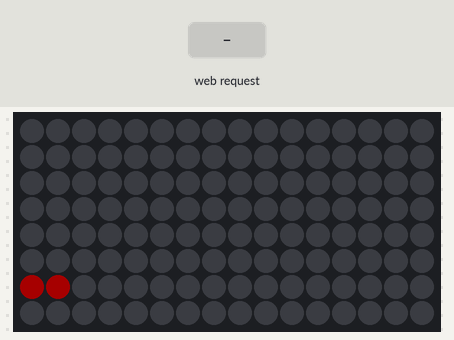
Bench run of a sketch on a simulated ESP8266 (NodeMCU). Parts: 16×8 RGB LED matrix (first LED top left, wired row by row). The test bench sets the inputs (shaded band). Dim RGB values are drawn brighter than linear; what the sketch prints to the serial monitor is not drawn.

Above: at 11.2 s.
14.9 s: HTTP request GET /msg?msg=1 received
At 15.11 s:
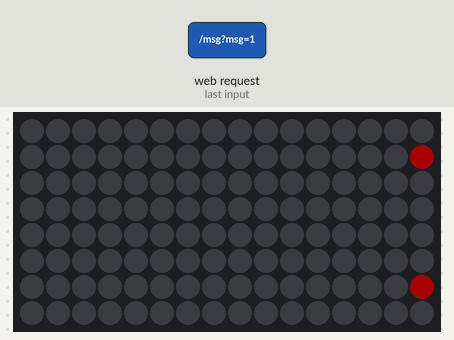
At 17.7 s:
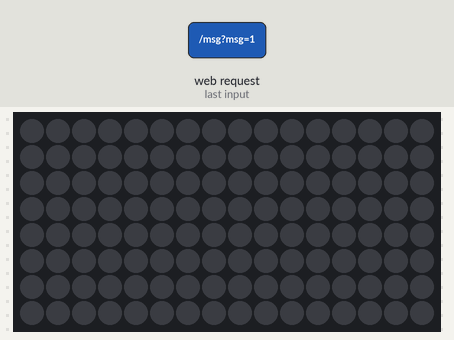
Timing chart, 0 to 19.2 s (numbered marks = the images above; inputs shaded):
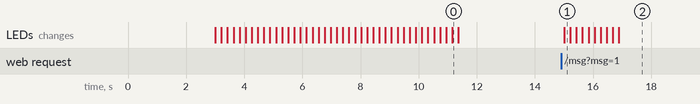

Measured:
- after the input at 14.9 s, the LEDs: change after 0.11 s (image 1)

The sketch:

IoTWorkshop.ino
```cpp
#include <ESP8266WiFi.h>
#include <WiFiClient.h>
#include <ESP8266WebServer.h>
#include <Adafruit_GFX.h>
#include <Adafruit_NeoMatrix.h>
#include <Adafruit_NeoPixel.h>

/* Set these to your desired credentials. */
const char *ssid = "IoTWorkshop";
const char *password = "IoTWorkshop";
String decodedMsg= "Welcome...";
ESP8266WebServer server(80);


//String value;
//int z=0;
//int pixelsInText;
//int r,g,b;
int x;
#define PIN 2

Adafruit_NeoMatrix matrix = Adafruit_NeoMatrix(8, 8, 2, 1, PIN,
NEO_TILE_TOP   + NEO_TILE_LEFT   + NEO_TILE_ROWS   + NEO_TILE_PROGRESSIVE +
NEO_MATRIX_TOP + NEO_MATRIX_LEFT + NEO_MATRIX_ROWS + NEO_MATRIX_PROGRESSIVE,
NEO_GRB + NEO_KHZ800);
int R= 255;
int G= 0;
int B=0;
//uint16_t colors[] = {matrix.Color(255, 0, 0), matrix.Color(0, 255, 0), matrix.Color(0, 0, 255) };
uint16_t colors[] = {matrix.Color(255, 0, 0)};

void handleRoot() {
  server.send(200, "text/html", "<h1>More info: www.pxl.be</h1>");
}

void ScrollText(String value)
{
  int pixelsInText = (value.length()*7)+8;
  while(x+17 > (matrix.width() - pixelsInText)){
      matrix.fillScreen(0);
      matrix.setCursor(--x, 0);
      matrix.print(value);
      matrix.show();
      delay(100);
}
   x    = matrix.width();
}

String decodeMsg(String value)
{
  // Restore special characters that are misformed to %char by the client browser
  value.replace("+", " ");
  value.replace("%20", " ");
  value.replace("%21", "!");
  value.replace("%22", "");
  value.replace("%23", "#");
  value.replace("%24", "$");
  value.replace("%25", "%");
  value.replace("%26", "&");
  value.replace("%27", "'");
  value.replace("%28", "(");
  value.replace("%29", ")");
  value.replace("%2A", "*");
  value.replace("%2B", "+");
  value.replace("%2C", ",");
  value.replace("%2F", "/");
  value.replace("%3A", ":");
  value.replace("%3B", ";");
  value.replace("%3C", "<");
  value.replace("%3D", "=");
  value.replace("%3E", ">");
  value.replace("%3F", "?");
  value.replace("%40", "@");

  return value;
}

void handle_msg()
{
  String msg = server.arg("msg");

//  Serial.println(msg);
  matrix.setTextColor(colors[0]);
    ScrollText(decodeMsg(msg));
  //ScrollText(msg);
  server.send(200, "text/html", "<h1>Message: " + msg + "</h1>");
}


void handle_rgb()
{
                                        // clears oled
   // int rgb = server.arg("rgb").toInt();
    String rgb = server.arg("rgb");
    int r_rgb,b_rgb, g_rgb=255;
    r_rgb= rgb.substring(0,3).toInt();
    g_rgb=rgb.substring(4,7).toInt();
    b_rgb=rgb.substring(8,11).toInt();
    colors[0]=matrix.Color(r_rgb, g_rgb,b_rgb);
 //   Serial.println(rgb);
 //   Serial.print(r_rgb);
 //   Serial.print(g_rgb);
 //   Serial.print(b_rgb);
    matrix.setTextColor(matrix.Color(r_rgb, g_rgb, b_rgb));
    //ScrollText(decodeMsg(rgb));
   // ScrollText("Color Changed");
    server.send(200, "text/html", "<h1>Color Changed to " + rgb + "</h1>");
}


void handle_pix()
{
                                        // clears oled
   // int rgb = server.arg("rgb").toInt();
    String pix = server.arg("pix");
    int x,y;
    x=  pix.substring(0,1).toInt();
    y=  pix.substring(1,2).toInt();
    matrix.drawPixel(x,y,colors[0]);
    matrix.show();
    server.send(200, "text/html", "<h1>PIX changed to " + pix + "</h1>");
}

void handle_clear()
{
                                        // clears oled
   // int rgb = server.arg("rgb").toInt();
    String pix = server.arg("clear");
   // int x,y;
   // x=  pix.substring(0,1).toInt();
   // y=  pix.substring(1,2).toInt();
    matrix.clear();
    matrix.show();
    server.send(200, "text/html", "<h1>Matrix Cleared</h1>");
}


void setup() {
  matrix.begin();
  matrix.setTextWrap(false);
  matrix.setBrightness(40);
  matrix.setTextColor(colors[0]);
  delay(1000);
   x    = matrix.width();
  Serial.begin(115200);
  //Serial.println();
  //Serial.print("Configuring access point...");
  /* You can remove the password parameter if you want the AP to be open. */
  WiFi.softAP(ssid, password);
  IPAddress myIP = WiFi.softAPIP();
  Serial.print("AP IP address: ");
  Serial.println(myIP);

  server.on("/", handleRoot);
  server.on("/msg", handle_msg);
  server.on("/rgb", handle_rgb);
  server.on("/pix", handle_pix);
  server.on("/clear", handle_clear);
  server.begin();

//  Serial.println("HTTP server started");

  delay(2000);
  String value="PXL PXL PXL";

  ScrollText(decodeMsg(value));
}

void loop() {
  server.handleClient();
}
```
